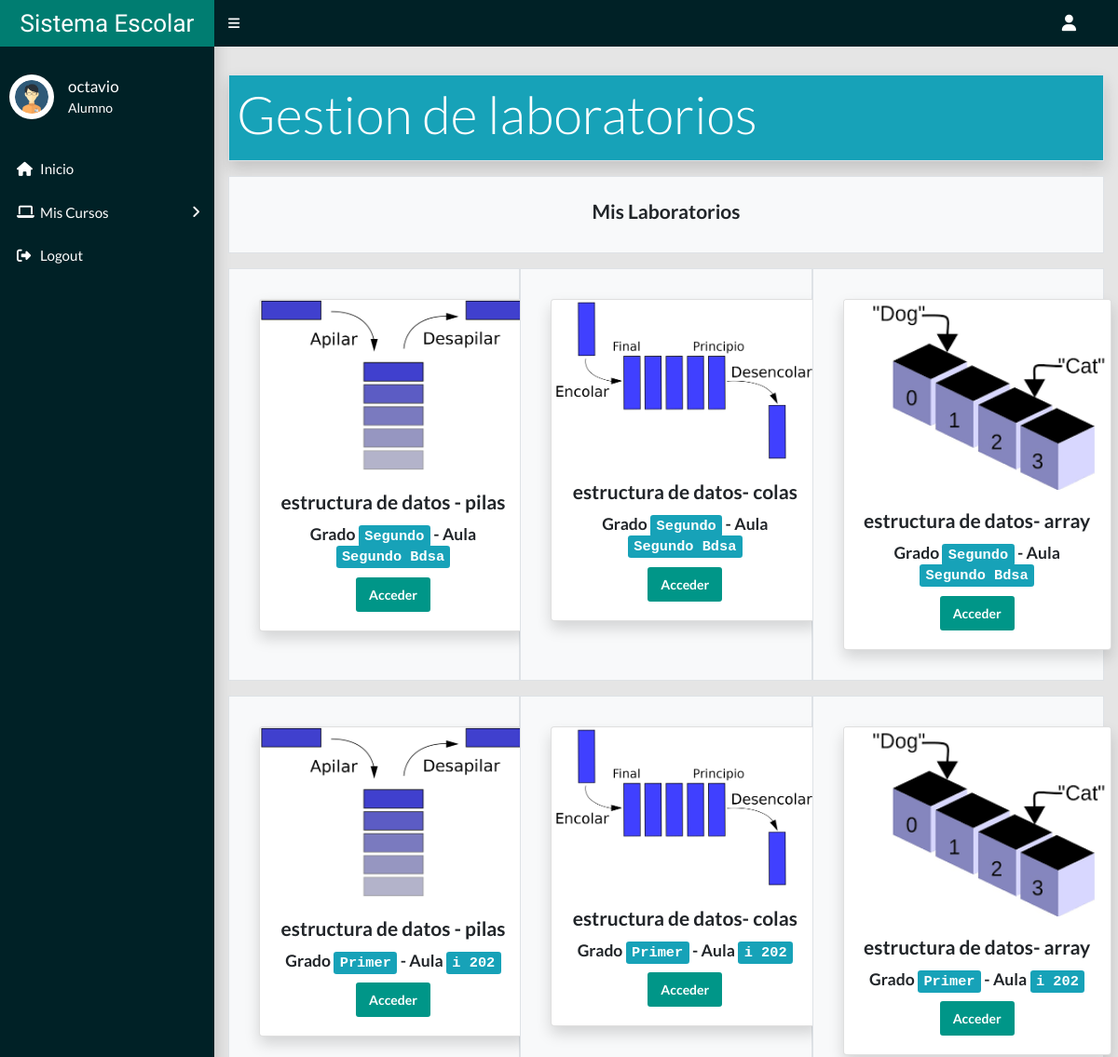
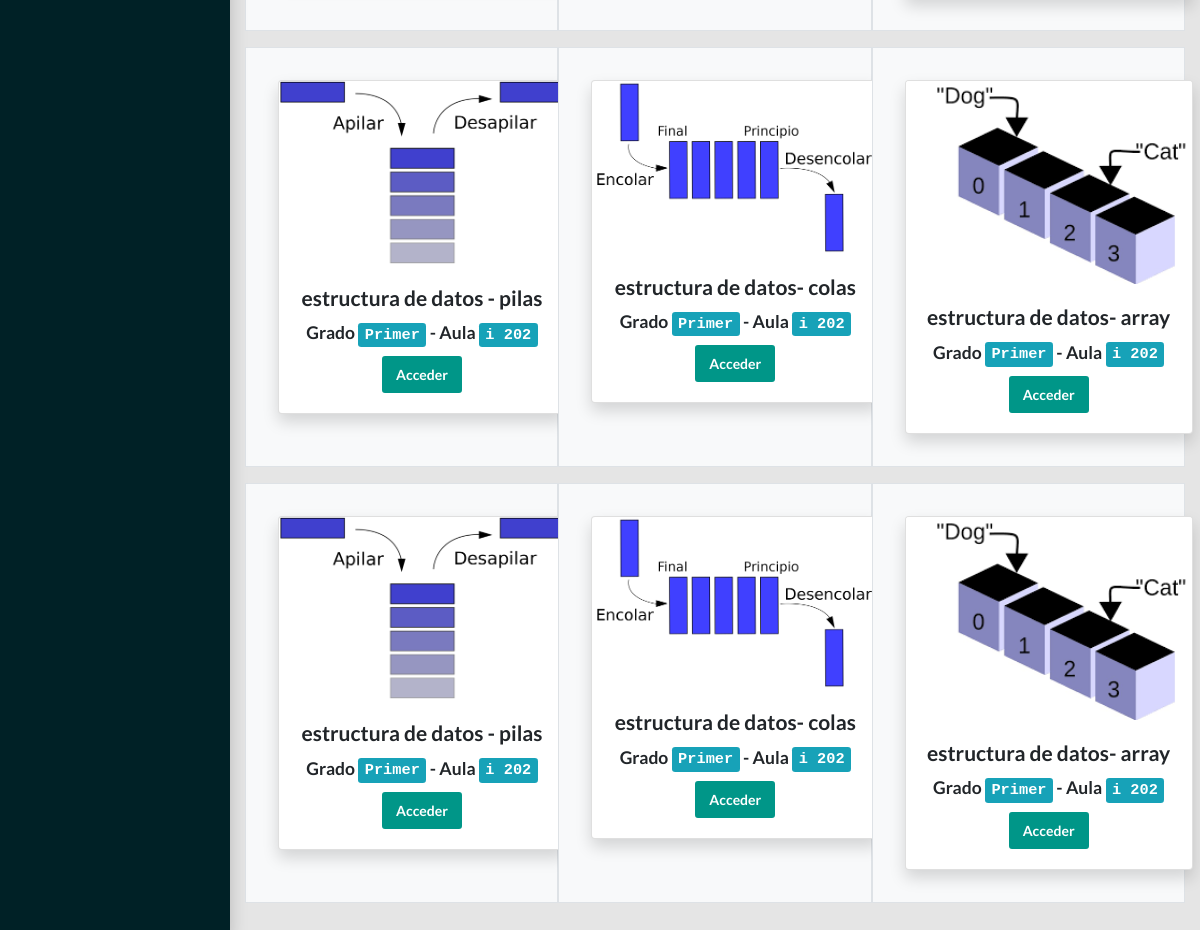
Screenshot of /alumno/laboratorios.php (signed in) with the database file from the repository (2 pictures, top to bottom).
### tables this page shows
CREATE TABLE `alumno_profesor` (
  `ap_id` int(11) NOT NULL,
  `alumno_id` int(11) NOT NULL,
  `pm_id` int(11) NOT NULL,
  `periodo_id` int(11) NOT NULL,
  `estadop` int(11) NOT NULL
);

CREATE TABLE `materias` (
  `materia_id` int(11) NOT NULL,
  `nombre_materia` varchar(100) NOT NULL,
  `estado` int(11) NOT NULL DEFAULT 1
);

CREATE TABLE `grados` (
  `grado_id` int(11) NOT NULL,
  `nombre_grado` varchar(100) NOT NULL,
  `estado` int(11) NOT NULL DEFAULT 1
);

CREATE TABLE `aulas` (
  `aula_id` int(11) NOT NULL,
  `nombre_aula` varchar(100) NOT NULL,
  `estado` int(11) NOT NULL DEFAULT 1
);

### alumno/laboratorios.php (the view, shortened to what this page needs)
<?php
require_once 'includes/header.php';
require_once '../includes/conexion.php';
$idAlumno = $_SESSION['alumno_id'];
$sql = "SELECT * FROM alumno_profesor as ap
INNER JOIN alumnos as al ON ap.alumno_id = al.alumno_id
INNER JOIN profesor_materia as pm ON ap.pm_id = pm.pm_id
INNER JOIN grados as g ON pm.grado_id = g.grado_id
INNER JOIN aulas as a  ON pm.aula_id = a.aula_id
INNER JOIN profesor as p  ON pm.profesor_id = p.profesor_id
INNER JOIN materias as m ON pm.materia_id = m.materia_id
WHERE  al.alumno_id =$idAlumno";
$query = $pdo->prepare($sql);
$query->execute();
$row = $query->rowCount();
?>
<main class="app-content">
  <div class="row">
    <div class="col-md-12 border shadow p-2 bg-info text-white">
        <h3 class="display-4" >Gestion de laboratorios</h3>
    </div>
  </div>
  <div class="row">
    <div class="col-md-12 text-center border mt-3 p-4 bg-light">
      <h4>Mis Laboratorios</h4>
    </div>
  </div>
  <div class="row">
        <?php if($row >0 ){
          while($data = $query->fetch()){
        ?>
        <div class="col-md-4 text-center border mt-3 p-4 bg-light">
            <div class="card m-2 shadow" style="width: 18rem";>
              <img src="images/pila.png" class="card-img-top" alt="...">
              <div class="card-body">
                <h4 class="card-title text-center"><?=$data['nombre_materia'] ?> - pilas</h4>
                <h5 class="card-title"> Grado <kbd class="bg-info"><?= $data['nombre_grado'] ?></kbd> - Aula
                <kbd class="bg-info"><?=$data['nombre_aula']?></kdb></h5>
                <a href="contenido.php?curso=<?= $data['pm_id']?>" class="btn btn-primary">Acceder</a>
              </div>
            </div>
        </div>
        <div class="col-md-4 text-center border mt-3 p-4 bg-light">
            <div class="card m-2 shadow" style="width: 18rem";>
              <img src="images/cola.png" class="card-img-top" alt="...">
              <div class="card-body">
                <h4 class="card-title text-center"><?=$data['nombre_materia'] ?>- colas</h4>
                <h5 class="card-title"> Grado <kbd class="bg-info"><?= $data['nombre_grado'] ?></kbd> - Aula
                <kbd class="bg-info"><?=$data['nombre_aula']?></kdb></h5>
                <a href="contenido.php?curso=<?= $data['pm_id']?>" class="btn btn-primary">Acceder</a>
              </div>
            </div>
        </div>
        <div class="col-md-4 text-center border mt-3 p-4 bg-light">
            <div class="card m-2 shadow" style="width: 18rem";>
              <img src="images/array.png" class="card-img-top" alt="...">
              <div class="card-body">
                <h4 class="card-title text-center"><?=$data['nombre_materia'] ?>- array</h4>
                <h5 class="card-title"> Grado <kbd class="bg-info"><?= $data['nombre_grado'] ?></kbd> - Aula
                <kbd class="bg-info"><?=$data['nombre_aula']?></kdb></h5>
                <a href="contenido.php?curso=<?= $data['pm_id']?>" class="btn btn-primary">Acceder</a>
              </div>
            </div>
        </div>
        <?php }  } ?>
      </div>
</main>
<?php
require_once 'includes/footer.php'
?>

### css/style.css (style rules this page uses)
*, *::before, *::after { padding: 0; margin: 0; box-sizing: border-box; }
body { font-family: 'Roboto', sans-serif; }

### rows the page displays
alumno_profesor: materias.nombre_materia "estructura de datos", grados.nombre_grado "Segundo", aulas.nombre_aula "Segundo Bdsa"
alumno_profesor: materias.nombre_materia "estructura de datos", grados.nombre_grado "Primer", aulas.nombre_aula "i 202"
alumno_profesor: materias.nombre_materia "estructura de datos", grados.nombre_grado "Primer", aulas.nombre_aula "i 202"
alumno_profesor: materias.nombre_materia "estructura de datos", grados.nombre_grado "Primer", aulas.nombre_aula "i 202"

### other values shown
$_SESSION['nombre_alumno'] "octavio"
